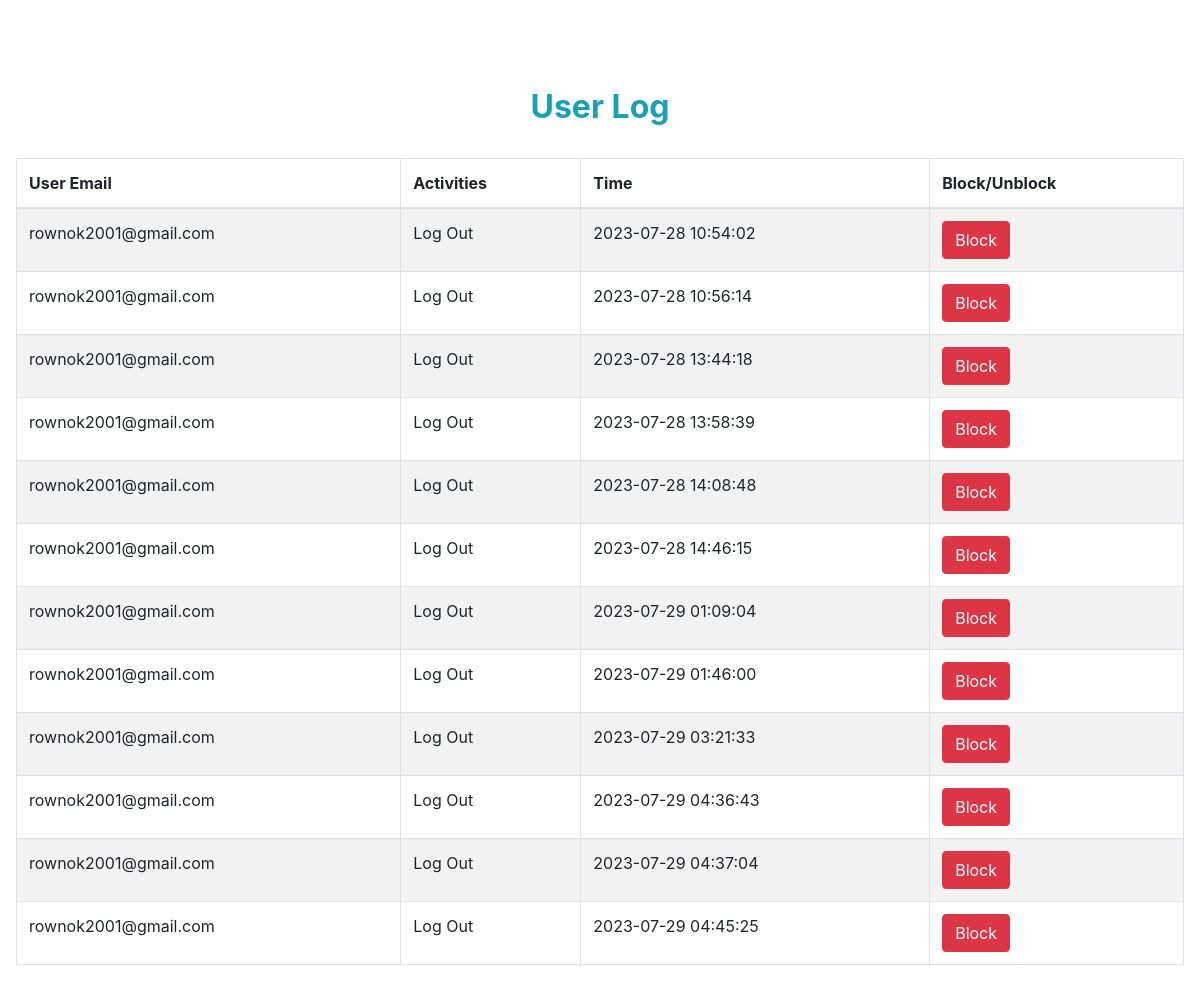
Page /userlog.php (signed in) on the committed database.
### tables this page shows
CREATE TABLE `log` (
  `id` int(10) NOT NULL,
  `email` varchar(50) NOT NULL,
  `activity` varchar(50) NOT NULL,
  `time` timestamp NOT NULL DEFAULT current_timestamp() ON UPDATE current_timestamp()
);

### userlog.php (the view, shortened to what this page needs)
<!DOCTYPE html>
<html lang="en">
<head>
    <link rel="stylesheet" href="https://cdnjs.cloudflare.com/ajax/libs/twitter-bootstrap/4.5.2/css/bootstrap.css">
    <link rel="stylesheet" href="https://cdn.datatables.net/1.10.23/css/dataTables.bootstrap4.min.css">
</head>
<body>
    <div class="p-3 mb-5 bg-white rounded">
        <h2 class="text-center p-4 text-capitalize text-info top mt-5"><strong>User log</strong></h2>
        <table id="example" class="table table-striped table-bordered" style="width:100%">
            <thead>
                <tr>
                    <th>User Email</th>
                    <th>Activities</th>
                    <th>Time</th>
                    <th>Block/Unblock</th>
                </tr>
            </thead>
            <tbody>
                <?php
                include '_dbconnect.php';
                $sql = "SELECT *  FROM log";
                $result = mysqli_query($con, $sql);
                $num1 = mysqli_num_rows($result);
                if ($num1 > 0) {
                    while ($row = $result->fetch_assoc()) {
                        $u_email=$row["email"];
                ?>
                        <tr>
                            <td> <?php echo $row["email"] ?></td>
                            <td> <?php echo $row["activity"] ?></td>
                            <td> <?php echo $row["time"] ?></td>
                            <?php
                            $sql2 = "SELECT * FROM user where email='$u_email';";
                            $result2 = mysqli_query($con, $sql2);
                            while ($row2 = $result2->fetch_assoc()) {
                                $block= $row2["block"];
                            }
                            ?>
                            <?php if($block=="no"){ ?>
                            <td> <a class="btn btn-danger" href="block.php?id=<?php echo urlencode($row['email'])?>">Block</a> </td>
                            <?php }?>
                        </tr>
                <?php
                    }
                }
                ?>
            </tbody>
        </table>
    </div>
</body>
</html>

### rows in the picture
log: email "rownok2001@gmail.com", activity "Log Out", time "2023-07-28 10:54:02"
log: email "rownok2001@gmail.com", activity "Log Out", time "2023-07-28 10:56:14"
log: email "rownok2001@gmail.com", activity "Log Out", time "2023-07-28 13:44:18"
log: email "rownok2001@gmail.com", activity "Log Out", time "2023-07-28 13:58:39"
log: email "rownok2001@gmail.com", activity "Log Out", time "2023-07-28 14:08:48"
log: email "rownok2001@gmail.com", activity "Log Out", time "2023-07-28 14:46:15"
log: email "rownok2001@gmail.com", activity "Log Out", time "2023-07-29 01:09:04"
log: email "rownok2001@gmail.com", activity "Log Out", time "2023-07-29 01:46:00"
log: email "rownok2001@gmail.com", activity "Log Out", time "2023-07-29 03:21:33"
log: email "rownok2001@gmail.com", activity "Log Out", time "2023-07-29 04:36:43"
log: email "rownok2001@gmail.com", activity "Log Out", time "2023-07-29 04:37:04"
log: email "rownok2001@gmail.com", activity "Log Out", time "2023-07-29 04:45:25"
